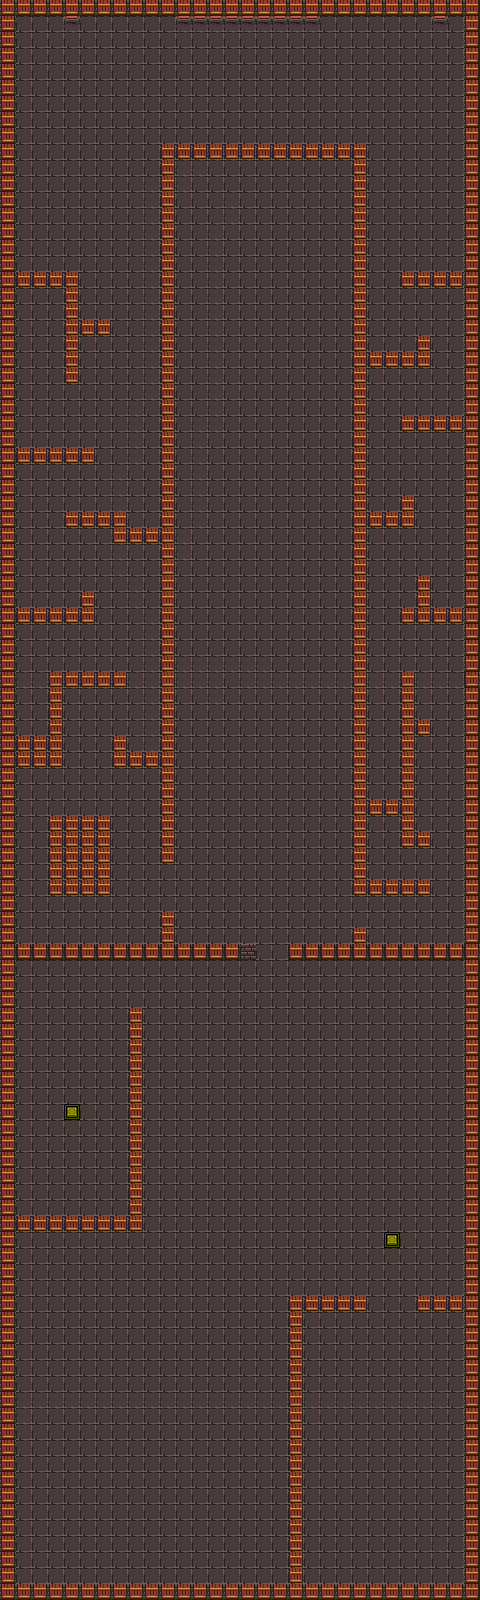

A 2D game scene composited from a Tiled map and its tileset images. What follows is a short description and the map's XML, with each tile layer's data collapsed to a summary:
An orthogonal 30x100 tile map with 16x16 px tiles, 2 tile layers (background, walls), 2 tilesets and 70 objects (43x wall, 11x box, 8x chest, 7x coin, ak).

<map version="1.2" tiledversion="1.2.3" orientation="orthogonal" renderorder="right-down" width="30" height="100" tilewidth="16" tileheight="16" infinite="0" backgroundcolor="#c8504b4b" nextlayerid="4" nextobjectid="338">
 <tileset firstgid="1" name="0x72_DungeonTilesetII_v1.4" tilewidth="16" tileheight="16" tilecount="1024" columns="32">
  <image source="0x72_DungeonTilesetII_v1.4.png" width="512" height="512" />
 </tileset>
 <tileset firstgid="1025" name="button" tilewidth="16" tileheight="16" tilecount="1" columns="1">
  <image source="button.png" width="16" height="16" />
 </tileset>
 <layer id="1" name="background" width="30" height="100">
  <data>[3000 cells, 3000 non-empty, 6 distinct tile ids]</data>
 </layer>
 <layer id="3" name="walls" width="30" height="100">
  <data>[3000 cells, 2722 non-empty, 11 distinct tile ids]</data>
 </layer>
 <objectgroup id="2" name="walls">
  <object id="113" type="coin" x="176" y="1550.67" />
  <object id="114" type="coin" x="119.333" y="1509.33" />
  <object id="117" type="coin" x="252" y="1544.67" />
  <object id="121" type="wall" x="0" y="16" width="16" height="1568" />
  <object id="122" type="wall" x="464" y="15.665" width="17.3333" height="1570.67" />
  <object id="124" type="wall" x="0" y="0" width="481.5" height="16" />
  <object id="125" type="wall" x="0" y="1585.75" width="483" height="13.5" />
  <object id="126" type="wall" x="16" y="944" width="224" height="16" />
  <object id="127" type="wall" x="288" y="944" width="176" height="16" />
  <object id="161" type="chest" x="336" y="1376" />
  <object id="162" type="chest" x="423.333" y="1466" />
  <object id="163" type="chest" x="336" y="1536" />
  <object id="164" type="chest" x="336" y="1568" />
  <object id="165" type="chest" x="416" y="1536" />
  <object id="167" type="chest" x="448" y="1555.33" />
  <object id="172" type="coin" x="112" y="1424" />
  <object id="181" type="wall" x="16" y="272" width="64" height="16" />
  <object id="182" type="wall" x="16" y="448" width="80" height="13.5" />
  <object id="183" type="wall" x="64" y="512" width="64" height="13.5" />
  <object id="184" type="wall" x="112" y="528" width="48" height="13.5" />
  <object id="185" type="wall" x="16" y="608" width="80" height="13.5" />
  <object id="186" type="wall" x="48" y="672" width="80" height="13.5" />
  <object id="187" type="wall" x="48" y="816" width="64" height="80" />
  <object id="188" type="wall" x="352" y="880" width="80" height="16" />
  <object id="191" type="wall" x="368" y="800" width="32" height="16" />
  <object id="193" type="wall" x="400" y="608" width="64" height="16" />
  <object id="194" type="wall" x="368" y="512" width="48" height="16" />
  <object id="195" type="wall" x="400" y="416" width="64" height="16" />
  <object id="196" type="wall" x="368" y="352" width="48" height="16" />
  <object id="197" type="wall" x="400" y="272" width="64" height="16" />
  <object id="199" type="wall" x="80" y="320" width="33.5" height="16" />
  <object id="200" type="wall" x="16" y="736" width="32" height="32" />
  <object id="201" type="wall" x="48" y="688" width="16" height="80" />
  <object id="202" type="wall" x="112" y="752" width="48" height="13.5" />
  <object id="203" type="wall" x="416" y="832" width="16" height="16" />
  <object id="204" type="wall" x="416" y="720" width="16" height="16" />
  <object id="205" type="wall" x="160" y="912" width="17.5" height="32" />
  <object id="207" type="wall" x="352" y="928" width="16" height="16" />
  <object id="208" type="wall" x="112" y="736" width="16" height="16" />
  <object id="209" type="wall" x="80" y="592" width="16" height="16" />
  <object id="210" type="wall" x="64" y="288" width="16" height="96" />
  <object id="215" type="wall" x="416" y="336" width="16" height="32" />
  <object id="216" type="wall" x="400" y="496" width="16" height="16" />
  <object id="217" type="wall" x="416" y="576" width="17.5" height="32" />
  <object id="218" type="wall" x="400" y="672" width="16" height="176" />
  <object id="219" type="wall" x="352" y="144" width="16" height="736" />
  <object id="220" type="wall" x="160" y="144" width="17.5" height="720" />
  <object id="221" type="wall" x="176" y="144" width="176" height="16" />
  <object id="230" type="wall" x="416" y="1296" width="48" height="16" />
  <object id="231" type="wall" x="304" y="1296" width="64" height="16" />
  <object id="232" type="wall" x="288" y="1296" width="16" height="288" />
  <object id="233" type="wall" x="16" y="1216" width="128" height="16" />
  <object id="234" type="wall" x="128" y="1008" width="16" height="208" />
  <object id="235" type="ak" x="192" y="192" />
  <object id="237" type="chest" x="325" y="1410" />
  <object id="245" type="chest" x="422" y="1372" />
  <object id="248" type="box" x="29.5" y="1199.5" />
  <object id="256" type="box" x="80" y="1184" />
  <object id="261" type="box" x="48" y="1152" />
  <object id="262" type="box" x="108" y="1121.5" />
  <object id="263" type="box" x="111.5" y="1089" />
  <object id="272" type="box" x="32" y="992" />
  <object id="274" type="box" x="96" y="976" />
  <object id="283" type="coin" x="347.333" y="1262" />
  <object id="284" type="coin" x="433.333" y="1260.67" />
  <object id="285" type="coin" x="185.333" y="1468.67" />
  <object id="286" type="box" x="48" y="1072" />
  <object id="295" type="box" x="176" y="1264" />
  <object id="296" type="box" x="224" y="1264" />
  <object id="297" type="box" x="272" y="1264" />
 </objectgroup>
</map>
